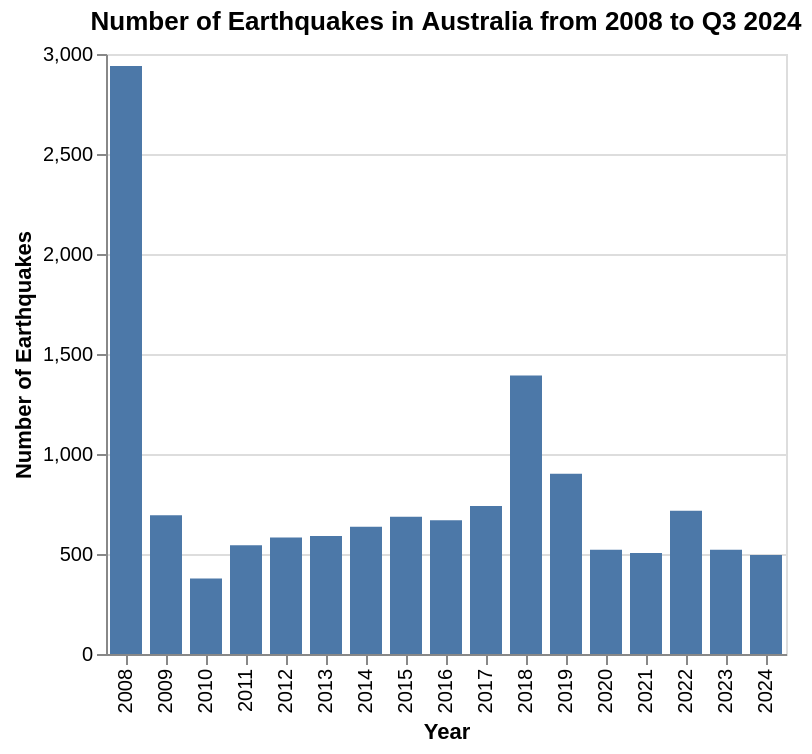

The specification (Vega-Lite) saved for this image:
### Vega-Lite specification from a JSON file in a GitHub repository (floating-point values rounded to 4 significant figures)
{"$schema": "https://vega.github.io/schema/vega-lite/v5.json", "title": "Number of Earthquakes in Australia from 2008 to Q3 2024", "data": {"values": [{"Year": "2008", "Number of Earthquakes": 2940}, {"Year": "2009", "Number of Earthquakes": 694}, {"Year": "2010", "Number of Earthquakes": 378}, {"Year": "2011", "Number of Earthquakes": 544}, {"Year": "2012", "Number of Earthquakes": 582}, {"Year": "2013", "Number of Earthquakes": 590}, {"Year": "2014", "Number of Earthquakes": 636}, {"Year": "2015", "Number of Earthquakes": 686}, {"Year": "2016", "Number of Earthquakes": 669}, {"Year": "2017", "Number of Earthquakes": 740}, {"Year": "2018", "Number of Earthquakes": 1392}, {"Year": "2019", "Number of Earthquakes": 901}, {"Year": "2020", "Number of Earthquakes": 521}, {"Year": "2021", "Number of Earthquakes": 505}, {"Year": "2022", "Number of Earthquakes": 716}, {"Year": "2023", "Number of Earthquakes": 521}, {"Year": "2024", "Number of Earthquakes": 495}]}, "params": [{"name": "highlight", "select": {"type": "point", "on": "pointerover"}}, {"name": "select", "select": "point"}], "mark": {"type": "bar", "fill": "#4C78A8", "stroke": "black", "cursor": "pointer"}, "encoding": {"x": {"field": "Year", "type": "ordinal"}, "y": {"field": "Number of Earthquakes", "type": "quantitative"}, "fillOpacity": {"condition": {"param": "select", "value": 1}, "value": 0.3}, "strokeWidth": {"condition": [{"param": "select", "empty": false, "value": 2}, {"param": "highlight", "empty": false, "value": 1}], "value": 0}}, "config": {"scale": {"bandPaddingInner": 0.2}}}
